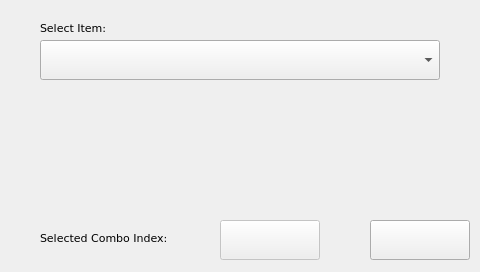
<?xml version="1.0" encoding="UTF-8"?>
<ui version="4.0">
 <class>page200</class>
 <widget class="QWidget" name="page200">
  <property name="geometry">
   <rect>
    <x>0</x>
    <y>0</y>
    <width>480</width>
    <height>272</height>
   </rect>
  </property>
  <property name="minimumSize">
   <size>
    <width>480</width>
    <height>272</height>
   </size>
  </property>
  <property name="maximumSize">
   <size>
    <width>480</width>
    <height>272</height>
   </size>
  </property>
  <property name="font">
   <font>
    <family>DejaVu Sans</family>
    <pointsize>8</pointsize>
   </font>
  </property>
  <property name="windowTitle">
   <string notr="true">page200</string>
  </property>
  <property name="styleSheet">
   <string notr="true">QWidget#page200
{
}</string>
  </property>
  <widget class="ATCMcombobox" name="atcmComboBox">
   <property name="geometry">
    <rect>
     <x>40</x>
     <y>40</y>
     <width>400</width>
     <height>40</height>
    </rect>
   </property>
   <property name="font">
    <font>
     <family>DejaVu Sans</family>
     <pointsize>8</pointsize>
    </font>
   </property>
   <property name="toolTip">
    <string/>
   </property>
   <property name="whatsThis">
    <string>ATCMcombobox widget</string>
   </property>
   <property name="variable">
    <string/>
   </property>
   <property name="refresh">
    <number>200</number>
   </property>
   <property name="viewStatus">
    <bool>false</bool>
   </property>
   <property name="writeAcknowledge">
    <bool>false</bool>
   </property>
   <property name="visibilityVar">
    <string/>
   </property>
   <property name="borderWidth">
    <number>0</number>
   </property>
   <property name="borderRadius">
    <number>0</number>
   </property>
   <property name="mapping">
    <string/>
   </property>
  </widget>
  <widget class="QLabel" name="label">
   <property name="geometry">
    <rect>
     <x>40</x>
     <y>20</y>
     <width>91</width>
     <height>16</height>
    </rect>
   </property>
   <property name="font">
    <font>
     <family>DejaVu Sans</family>
     <pointsize>8</pointsize>
    </font>
   </property>
   <property name="text">
    <string>Select Item:</string>
   </property>
  </widget>
  <widget class="ATCMbutton" name="atcmButton">
   <property name="geometry">
    <rect>
     <x>370</x>
     <y>220</y>
     <width>100</width>
     <height>40</height>
    </rect>
   </property>
   <property name="font">
    <font>
     <family>DejaVu Sans</family>
     <pointsize>8</pointsize>
    </font>
   </property>
   <property name="toolTip">
    <string/>
   </property>
   <property name="whatsThis">
    <string>ATCMbutton widget</string>
   </property>
   <property name="pageName">
    <string notr="true">HOME</string>
   </property>
   <property name="statusvar">
    <string notr="true"/>
   </property>
   <property name="viewStatus">
    <bool>false</bool>
   </property>
   <property name="visibilityVar">
    <string notr="true"/>
   </property>
   <property name="text">
    <string/>
   </property>
   <property name="pressText">
    <string/>
   </property>
   <property name="icon">
    <iconset resource="systemicons.qrc">
     <normaloff>:/systemicons/Go_back.png</normaloff>:/systemicons/Go_back.png</iconset>
   </property>
   <property name="borderWidth">
    <number>0</number>
   </property>
   <property name="borderRadius">
    <number>0</number>
   </property>
   <property name="apparence">
    <enum>QFrame::Raised</enum>
   </property>
  </widget>
  <widget class="QLabel" name="label_2">
   <property name="geometry">
    <rect>
     <x>40</x>
     <y>230</y>
     <width>160</width>
     <height>16</height>
    </rect>
   </property>
   <property name="font">
    <font>
     <family>DejaVu Sans</family>
     <pointsize>8</pointsize>
    </font>
   </property>
   <property name="text">
    <string>Selected Combo Index:</string>
   </property>
  </widget>
  <widget class="ATCMlabel" name="atcmLabel">
   <property name="enabled">
    <bool>false</bool>
   </property>
   <property name="geometry">
    <rect>
     <x>220</x>
     <y>220</y>
     <width>100</width>
     <height>40</height>
    </rect>
   </property>
   <property name="font">
    <font>
     <family>DejaVu Sans</family>
     <pointsize>8</pointsize>
    </font>
   </property>
   <property name="toolTip">
    <string>selectedItem</string>
   </property>
   <property name="whatsThis">
    <string>ATCMlabel widget</string>
   </property>
   <property name="variable">
    <string>selectedItem</string>
   </property>
   <property name="refresh">
    <number>200</number>
   </property>
   <property name="max">
    <string notr="true">0</string>
   </property>
   <property name="min">
    <string notr="true">0</string>
   </property>
   <property name="viewStatus">
    <bool>false</bool>
   </property>
   <property name="visibilityVar">
    <string/>
   </property>
   <property name="bgColor">
    <color alpha="0">
     <red>255</red>
     <green>255</green>
     <blue>255</blue>
    </color>
   </property>
   <property name="borderWidth">
    <number>1</number>
   </property>
   <property name="borderRadius">
    <number>0</number>
   </property>
  </widget>
 </widget>
 <customwidgets>
  <customwidget>
   <class>ATCMbutton</class>
   <extends>QPushButton</extends>
   <header>atcmplugin.h</header>
  </customwidget>
  <customwidget>
   <class>ATCMcombobox</class>
   <extends>QComboBox</extends>
   <header>atcmplugin.h</header>
  </customwidget>
  <customwidget>
   <class>ATCMlabel</class>
   <extends>QPushButton</extends>
   <header>atcmplugin.h</header>
  </customwidget>
 </customwidgets>
 <resources>
  <include location="systemicons.qrc"/>
 </resources>
 <connections>
  <connection>
   <sender>atcmButton</sender>
   <signal>newPage(const char*,bool)</signal>
   <receiver>page200</receiver>
   <slot>goto_page(const char*,bool)</slot>
   <hints>
    <hint type="sourcelabel">
     <x>20</x>
     <y>20</y>
    </hint>
    <hint type="destinationlabel">
     <x>20</x>
     <y>20</y>
    </hint>
   </hints>
  </connection>
 </connections>
 <slots>
  <slot>goto_page(const char*,bool)</slot>
 </slots>
</ui>
